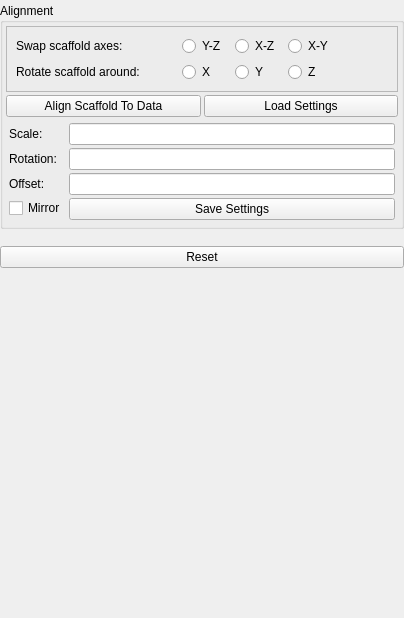
             <widget class="QWidget" name="alignPage">
              <property name="geometry">
               <rect>
                <x>0</x>
                <y>0</y>
                <width>404</width>
                <height>618</height>
               </rect>
              </property>
              <property name="sizePolicy">
               <sizepolicy hsizetype="Preferred" vsizetype="Expanding">
                <horstretch>0</horstretch>
                <verstretch>0</verstretch>
               </sizepolicy>
              </property>
              <attribute name="label">
               <string>Initial Rigid Alignment</string>
              </attribute>
              <layout class="QVBoxLayout" name="verticalLayout_5">
               <property name="spacing">
                <number>7</number>
               </property>
               <property name="leftMargin">
                <number>0</number>
               </property>
               <property name="topMargin">
                <number>3</number>
               </property>
               <property name="rightMargin">
                <number>0</number>
               </property>
               <property name="bottomMargin">
                <number>3</number>
               </property>
               <item>
                <widget class="QGroupBox" name="alignSettingsGroupBox">
                 <property name="title">
                  <string>Alignment</string>
                 </property>
                 <layout class="QVBoxLayout" name="verticalLayout_7">
                  <property name="spacing">
                   <number>3</number>
                  </property>
                  <property name="margin">
                   <number>3</number>
                  </property>
                  <item>
                   <widget class="QFrame" name="swapAxis_frame">
                    <property name="minimumSize">
                     <size>
                      <width>0</width>
                      <height>59</height>
                     </size>
                    </property>
                    <property name="frameShape">
                     <enum>QFrame::StyledPanel</enum>
                    </property>
                    <property name="frameShadow">
                     <enum>QFrame::Raised</enum>
                    </property>
                    <layout class="QGridLayout" name="gridLayout_6">
                     <item row="2" column="0" colspan="2">
                      <widget class="QLabel" name="rotateAxis_label">
                       <property name="text">
                        <string>Rotate scaffold around:</string>
                       </property>
                      </widget>
                     </item>
                     <item row="2" column="4" colspan="2">
                      <widget class="QRadioButton" name="rotateZ_radioButton">
                       <property name="text">
                        <string>Z</string>
                       </property>
                      </widget>
                     </item>
                     <item row="2" column="3">
                      <widget class="QRadioButton" name="rotateY_radioButton">
                       <property name="text">
                        <string>Y</string>
                       </property>
                      </widget>
                     </item>
                     <item row="2" column="2">
                      <widget class="QRadioButton" name="rotateX_radioButton">
                       <property name="text">
                        <string>X</string>
                       </property>
                      </widget>
                     </item>
                     <item row="1" column="2">
                      <widget class="QRadioButton" name="yz_radioButton">
                       <property name="text">
                        <string>Y-Z</string>
                       </property>
                      </widget>
                     </item>
                     <item row="1" column="3">
                      <widget class="QRadioButton" name="xz_radioButton">
                       <property name="text">
                        <string>X-Z</string>
                       </property>
                      </widget>
                     </item>
                     <item row="1" column="4">
                      <widget class="QRadioButton" name="xy_radioButton">
                       <property name="text">
                        <string>X-Y</string>
                       </property>
                      </widget>
                     </item>
                     <item row="1" column="0">
                      <widget class="QLabel" name="axesSwap_label">
                       <property name="text">
                        <string>Swap scaffold axes:</string>
                       </property>
                      </widget>
                     </item>
                    </layout>
                   </widget>
                  </item>
                  <item>
                   <widget class="QWidget" name="alignLoadSaveWidgets" native="true">
                    <property name="sizePolicy">
                     <sizepolicy hsizetype="Preferred" vsizetype="Fixed">
                      <horstretch>0</horstretch>
                      <verstretch>0</verstretch>
                     </sizepolicy>
                    </property>
                    <layout class="QGridLayout" name="gridLayout" rowstretch="0">
                     <property name="margin">
                      <number>0</number>
                     </property>
                     <property name="spacing">
                      <number>3</number>
                     </property>
                     <item row="0" column="0">
                      <widget class="QPushButton" name="alignAutoCentreButton">
                       <property name="toolTip">
                        <string>Offset the model to the centre of the data points. May need to click View All afterwards.</string>
                       </property>
                       <property name="text">
                        <string>Align Scaffold To Data</string>
                       </property>
                      </widget>
                     </item>
                     <item row="0" column="1">
                      <widget class="QPushButton" name="alignLoadButton">
                       <property name="enabled">
                        <bool>true</bool>
                       </property>
                       <property name="toolTip">
                        <string>Load pre-saved alignment settings</string>
                       </property>
                       <property name="text">
                        <string>Load Settings</string>
                       </property>
                      </widget>
                     </item>
                    </layout>
                   </widget>
                  </item>
                  <item>
                   <widget class="QWidget" name="alignScaleWidgets" native="true">
                    <property name="sizePolicy">
                     <sizepolicy hsizetype="Preferred" vsizetype="Fixed">
                      <horstretch>0</horstretch>
                      <verstretch>0</verstretch>
                     </sizepolicy>
                    </property>
                    <layout class="QFormLayout" name="formLayout">
                     <property name="horizontalSpacing">
                      <number>3</number>
                     </property>
                     <property name="verticalSpacing">
                      <number>3</number>
                     </property>
                     <property name="margin">
                      <number>3</number>
                     </property>
                     <item row="2" column="0">
                      <widget class="QLabel" name="alignScaleLabel">
                       <property name="text">
                        <string>Scale:</string>
                       </property>
                      </widget>
                     </item>
                     <item row="2" column="1">
                      <widget class="QLineEdit" name="alignScaleLineEdit">
                       <property name="toolTip">
                        <string>Scaling of model, where 1.0 is original size</string>
                       </property>
                      </widget>
                     </item>
                     <item row="3" column="0">
                      <widget class="QLabel" name="alignRotationLabel">
                       <property name="text">
                        <string>Rotation:</string>
                       </property>
                      </widget>
                     </item>
                     <item row="3" column="1">
                      <widget class="QLineEdit" name="alignRotationLineEdit">
                       <property name="toolTip">
                        <string>Rotation of the model as 3 Euler angles</string>
                       </property>
                      </widget>
                     </item>
                     <item row="4" column="0">
                      <widget class="QLabel" name="alignOffsetLabel">
                       <property name="text">
                        <string>Offset:</string>
                       </property>
                      </widget>
                     </item>
                     <item row="4" column="1">
                      <widget class="QLineEdit" name="alignOffsetLineEdit">
                       <property name="toolTip">
                        <string>Offset of the model in x, y ,z</string>
                       </property>
                      </widget>
                     </item>
                     <item row="7" column="0">
                      <widget class="QCheckBox" name="alignMirrorCheckBox">
                       <property name="text">
                        <string>Mirror</string>
                       </property>
                      </widget>
                     </item>
                     <item row="7" column="1">
                      <widget class="QPushButton" name="alignSaveButton">
                       <property name="enabled">
                        <bool>true</bool>
                       </property>
                       <property name="toolTip">
                        <string>Save alignment settings for recall later or when next run</string>
                       </property>
                       <property name="text">
                        <string>Save Settings</string>
                       </property>
                      </widget>
                     </item>
                    </layout>
                   </widget>
                  </item>
                 </layout>
                </widget>
               </item>
               <item>
                <spacer name="verticalSpacer_4">
                 <property name="orientation">
                  <enum>Qt::Vertical</enum>
                 </property>
                 <property name="sizeType">
                  <enum>QSizePolicy::Fixed</enum>
                 </property>
                 <property name="sizeHint" stdset="0">
                  <size>
                   <width>20</width>
                   <height>10</height>
                  </size>
                 </property>
                </spacer>
               </item>
               <item>
                <widget class="QPushButton" name="alignResetButton">
                 <property name="sizePolicy">
                  <sizepolicy hsizetype="Minimum" vsizetype="Fixed">
                   <horstretch>0</horstretch>
                   <verstretch>0</verstretch>
                  </sizepolicy>
                 </property>
                 <property name="toolTip">
                  <string>Reset the alignment settings</string>
                 </property>
                 <property name="text">
                  <string>Reset</string>
                 </property>
                </widget>
               </item>
               <item>
                <spacer name="verticalSpacer_2">
                 <property name="orientation">
                  <enum>Qt::Vertical</enum>
                 </property>
                 <property name="sizeHint" stdset="0">
                  <size>
                   <width>20</width>
                   <height>40</height>
                  </size>
                 </property>
                </spacer>
               </item>
              </layout>
             </widget>
